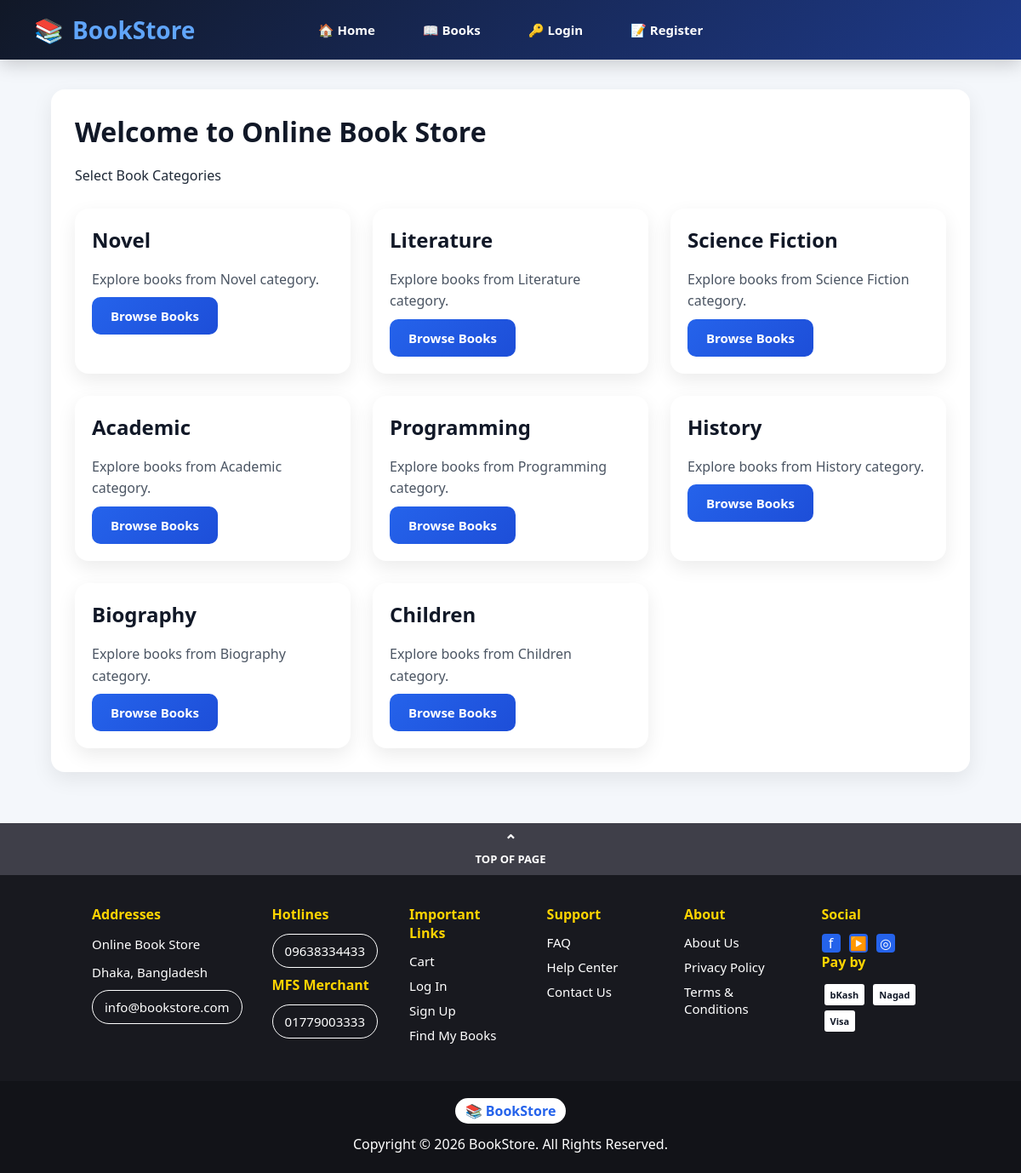
The page / on the database its author committed.
### tables this page shows
CREATE TABLE categories (
id INT AUTO_INCREMENT PRIMARY KEY,
name VARCHAR(100) NOT NULL UNIQUE,
created_at TIMESTAMP DEFAULT CURRENT_TIMESTAMP
);

### config/helpers.php (called while the page is built, shortened)
<?php
function isLoggedIn()
{
    return isset($_SESSION['user_id']);
}
?>

### index.php (the view, shortened to what this page needs)
<?php
require_once 'config/helpers.php';
require_once 'config/database.php';
$result = $conn->query("SELECT * FROM categories");
?>
<!DOCTYPE html>
<html>
<head>
    <link rel="stylesheet" href="public/css/style.css">
</head>
<body>
<div class="navbar">
    <div class="logo">
        📚 <span>BookStore</span>
    </div>
    <div class="nav-links">
        <a href="index.php">🏠 Home</a>
        <a href="views/customer/books.php">📖 Books</a>
        <?php if(isLoggedIn()): ?>
        <a href="views/customer/profile.php">👤 Profile</a>
        <?php if(isAdmin()): ?>
            <a href="views/admin/dashboard.php">⚙️ Admin Dashboard</a>
        <?php endif; ?>
        <a href="controllers/logoutController.php">🔓 Logout</a>
        <?php else: ?>
        <a href="views/auth/login.php">🔑 Login </a>
        <a href="views/auth/register.php">📝 Register</a>
        <?php endif; ?>
    </div>
</div>
<div class="container">
    <div class="card">
        <h1>Welcome to Online Book Store</h1>
        <p>Select Book Categories</p>
        <div class="book-grid">
            <?php while($category = $result->fetch_assoc()): ?>
                <div class="book-card">
                    <h2><?php echo $category['name']; ?></h2>
                    <p>
                        Explore books from <?php echo $category['name']; ?> category.
                    </p>
                    <a href="views/customer/category_books.php?category_id=<?php echo $category['id']; ?>">
                        <button>Browse Books</button>
                    </a>
                </div>
            <?php endwhile; ?>
        </div>
    </div>
</div>
    <?php require_once 'views/layouts/footer.php'; ?>
</body>
</html>

### public/css/style.css (style rules this page uses)
* { margin:0; padding:0; box-sizing:border-box; font-family:"Segoe UI", Arial, sans-serif; }
body { background:#f4f7fb; color:#1f2937; }
.navbar { background:linear-gradient(135deg,#111827,#1e3a8a); padding:16px 40px; display:flex; align-items:center; justify-content: space-between; gap:22px; flex-wrap:wrap; box-shadow:0 6px 20px rgba(0,0,0,0.18); position:sticky; top:0; z-index:1000; }
.navbar a { color:#ffffff; text-decoration:none; font-size:15px; font-weight:600; padding:8px 12px; border-radius:8px; transition:0.3s; }
.nav-links { position:absolute; left:50%; transform: translateX(-50%); display:flex; gap: 28px; }
.nav-links a { color:white; text-decoration:none; font-size:15px; font-weight:600; display:flex; align-items: center; gap: 8px; padding:10px 14px; border-radius:8px; transition:0.3s; }
.logo { display:flex; align-items:center; gap:10px; color:white; font-size:28px; font-weight:bold; }
.logo span { color:#60a5fa; }
.container { width:90%; max-width:1250px; margin:35px auto; }
h1,h2,h3 { margin-bottom:18px; color:#111827; }
p { line-height:1.6; }
.card { background:white; padding:28px; border-radius:16px; box-shadow:0 8px 24px rgba(0,0,0,0.08); margin-bottom:28px; }
button { background:linear-gradient(135deg,#2563eb,#1d4ed8); color:white; border:none; padding:12px 22px; border-radius:10px; cursor:pointer; font-size:15px; font-weight:700; transition:0.3s; }
.book-grid { display:grid; grid-template-columns:repeat(auto-fit,minmax(260px,1fr)); gap:26px; margin-top:25px; }
.book-card { background:white; border-radius:16px; padding:20px; box-shadow:0 8px 22px rgba(0,0,0,0.08); transition:0.3s; }
.book-card p { margin-bottom:8px; color:#4b5563; }

### rows shown on the page
categories: name "Novel"
categories: name "Literature"
categories: name "Science Fiction"
categories: name "Academic"
categories: name "Programming"
categories: name "History"
categories: name "Biography"
categories: name "Children"
